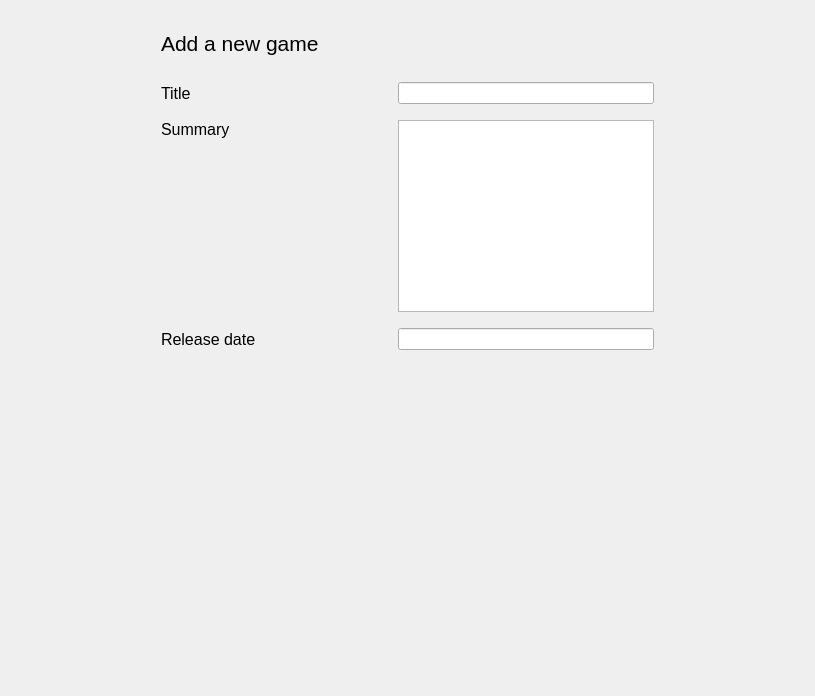
<?xml version="1.0" encoding="UTF-8"?>
<ui version="4.0">
 <class>AddGameForm</class>
 <widget class="QWidget" name="AddGameForm">
  <property name="geometry">
   <rect>
    <x>0</x>
    <y>0</y>
    <width>815</width>
    <height>696</height>
   </rect>
  </property>
  <property name="windowTitle">
   <string>Form</string>
  </property>
  <property name="styleSheet">
   <string notr="true"/>
  </property>
  <layout class="QGridLayout" name="gridLayout">
   <item row="6" column="2">
    <widget class="QTextEdit" name="te_title">
     <property name="sizePolicy">
      <sizepolicy hsizetype="Preferred" vsizetype="Fixed">
       <horstretch>0</horstretch>
       <verstretch>0</verstretch>
      </sizepolicy>
     </property>
     <property name="layoutDirection">
      <enum>Qt::RightToLeft</enum>
     </property>
     <property name="class" stdset="0">
      <string>formLineEdit</string>
     </property>
    </widget>
   </item>
   <item row="6" column="3">
    <spacer name="horizontalSpacer_3">
     <property name="orientation">
      <enum>Qt::Horizontal</enum>
     </property>
     <property name="sizeType">
      <enum>QSizePolicy::Preferred</enum>
     </property>
     <property name="sizeHint" stdset="0">
      <size>
       <width>150</width>
       <height>20</height>
      </size>
     </property>
    </spacer>
   </item>
   <item row="5" column="1">
    <spacer name="verticalSpacer_3">
     <property name="orientation">
      <enum>Qt::Vertical</enum>
     </property>
     <property name="sizeType">
      <enum>QSizePolicy::Fixed</enum>
     </property>
     <property name="sizeHint" stdset="0">
      <size>
       <width>20</width>
       <height>10</height>
      </size>
     </property>
    </spacer>
   </item>
   <item row="9" column="2">
    <spacer name="verticalSpacer">
     <property name="orientation">
      <enum>Qt::Vertical</enum>
     </property>
     <property name="sizeHint" stdset="0">
      <size>
       <width>20</width>
       <height>40</height>
      </size>
     </property>
    </spacer>
   </item>
   <item row="4" column="0">
    <spacer name="horizontalSpacer_2">
     <property name="orientation">
      <enum>Qt::Horizontal</enum>
     </property>
     <property name="sizeType">
      <enum>QSizePolicy::Preferred</enum>
     </property>
     <property name="sizeHint" stdset="0">
      <size>
       <width>150</width>
       <height>20</height>
      </size>
     </property>
    </spacer>
   </item>
   <item row="4" column="2">
    <widget class="QLineEdit" name="le_title">
     <property name="sizePolicy">
      <sizepolicy hsizetype="Preferred" vsizetype="Fixed">
       <horstretch>0</horstretch>
       <verstretch>0</verstretch>
      </sizepolicy>
     </property>
     <property name="layoutDirection">
      <enum>Qt::RightToLeft</enum>
     </property>
     <property name="class" stdset="0">
      <string>formLineEdit</string>
     </property>
    </widget>
   </item>
   <item row="6" column="1">
    <widget class="QLabel" name="lb_summary">
     <property name="font">
      <font>
       <pointsize>12</pointsize>
      </font>
     </property>
     <property name="text">
      <string>Summary</string>
     </property>
     <property name="alignment">
      <set>Qt::AlignLeading|Qt::AlignLeft|Qt::AlignTop</set>
     </property>
     <property name="class" stdset="0">
      <string>formLabel</string>
     </property>
    </widget>
   </item>
   <item row="4" column="1">
    <widget class="QLabel" name="lb_title">
     <property name="font">
      <font>
       <pointsize>12</pointsize>
      </font>
     </property>
     <property name="text">
      <string>Title</string>
     </property>
     <property name="class" stdset="0">
      <string>formLabel</string>
     </property>
    </widget>
   </item>
   <item row="1" column="1">
    <spacer name="verticalSpacer_2">
     <property name="orientation">
      <enum>Qt::Vertical</enum>
     </property>
     <property name="sizeType">
      <enum>QSizePolicy::Fixed</enum>
     </property>
     <property name="sizeHint" stdset="0">
      <size>
       <width>20</width>
       <height>20</height>
      </size>
     </property>
    </spacer>
   </item>
   <item row="8" column="2">
    <widget class="QLineEdit" name="le_releaseDate">
     <property name="sizePolicy">
      <sizepolicy hsizetype="Preferred" vsizetype="Fixed">
       <horstretch>0</horstretch>
       <verstretch>0</verstretch>
      </sizepolicy>
     </property>
     <property name="layoutDirection">
      <enum>Qt::RightToLeft</enum>
     </property>
     <property name="class" stdset="0">
      <string>formLineEdit</string>
     </property>
    </widget>
   </item>
   <item row="8" column="1">
    <widget class="QLabel" name="lb_releaseDate">
     <property name="font">
      <font>
       <pointsize>12</pointsize>
      </font>
     </property>
     <property name="text">
      <string>Release date</string>
     </property>
     <property name="class" stdset="0">
      <string>formLabel</string>
     </property>
    </widget>
   </item>
   <item row="2" column="1">
    <widget class="QLabel" name="label">
     <property name="font">
      <font>
       <pointsize>16</pointsize>
      </font>
     </property>
     <property name="text">
      <string>Add a new game</string>
     </property>
     <property name="class" stdset="0">
      <string>formTitle</string>
     </property>
    </widget>
   </item>
   <item row="7" column="1">
    <spacer name="verticalSpacer_4">
     <property name="orientation">
      <enum>Qt::Vertical</enum>
     </property>
     <property name="sizeType">
      <enum>QSizePolicy::Fixed</enum>
     </property>
     <property name="sizeHint" stdset="0">
      <size>
       <width>20</width>
       <height>10</height>
      </size>
     </property>
    </spacer>
   </item>
   <item row="3" column="1">
    <spacer name="verticalSpacer_5">
     <property name="orientation">
      <enum>Qt::Vertical</enum>
     </property>
     <property name="sizeType">
      <enum>QSizePolicy::Fixed</enum>
     </property>
     <property name="sizeHint" stdset="0">
      <size>
       <width>20</width>
       <height>20</height>
      </size>
     </property>
    </spacer>
   </item>
  </layout>
 </widget>
 <resources/>
 <connections/>
</ui>
